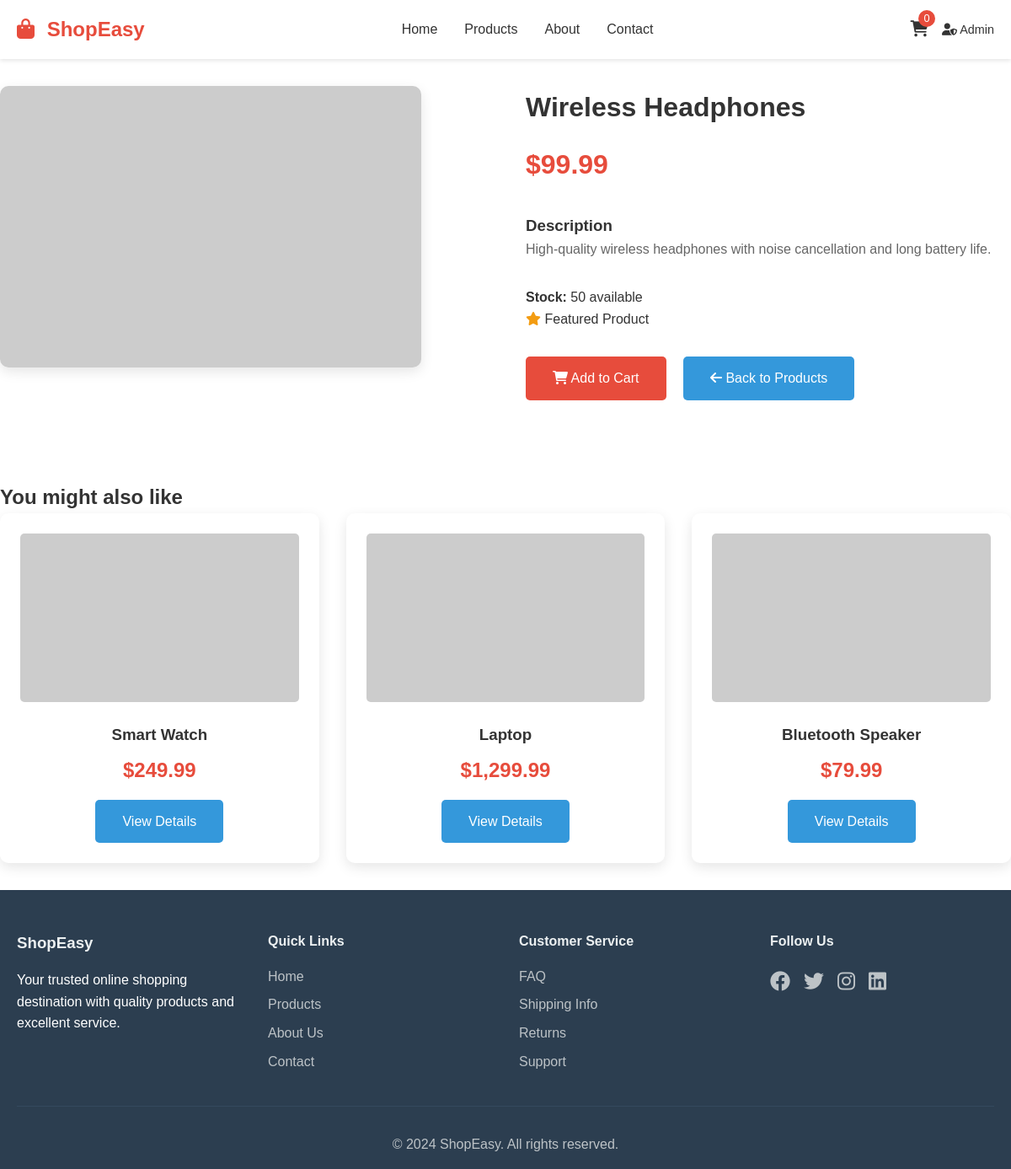
Screenshot of /product.php?id=1 with the database file from the repository.
### tables this page shows
CREATE TABLE products (
    id INT AUTO_INCREMENT PRIMARY KEY,
    name VARCHAR(255) NOT NULL,
    description TEXT,
    price DECIMAL(10, 2) NOT NULL,
    stock_quantity INT DEFAULT 0,
    image VARCHAR(255) DEFAULT 'assets/images/placeholder.jpg',
    featured BOOLEAN DEFAULT FALSE,
    created_at TIMESTAMP DEFAULT CURRENT_TIMESTAMP,
    updated_at TIMESTAMP DEFAULT CURRENT_TIMESTAMP ON UPDATE CURRENT_TIMESTAMP
);

### includes/functions.php (called while the page is built, shortened)
<?php
function getProductById($conn, $id) {
    $stmt = $conn->prepare("SELECT * FROM products WHERE id = ?");
    $stmt->execute([$id]);
    return $stmt->fetch(PDO::FETCH_ASSOC);
}
?>

### product.php (the view, shortened to what this page needs)
<?php
include 'config/database.php';
include 'includes/functions.php';
$product_id = isset($_GET['id']) ? (int)$_GET['id'] : 0;
$product = getProductById($conn, $product_id);
?>
<!DOCTYPE html>
<html lang="en">
<head>
    <link rel="stylesheet" href="assets/css/style.css">
    <link rel="stylesheet" href="https://cdnjs.cloudflare.com/ajax/libs/font-awesome/6.0.0/css/all.min.css">
</head>
<body>
    <?php include 'includes/header.php'; ?>
    <div class="container" style="padding: 2rem 0;">
        <div style="display: grid; grid-template-columns: 1fr 1fr; gap: 3rem; align-items: start;">
            <div>
                <img src="<?php echo $product['image']; ?>" alt="<?php echo htmlspecialchars($product['name']); ?>"
                     style="width: 100%; max-width: 500px; border-radius: 10px; box-shadow: 0 5px 15px rgba(0,0,0,0.1);">
            </div>
            <div>
                <h1><?php echo htmlspecialchars($product['name']); ?></h1>
                <p class="price" style="font-size: 2rem; margin: 1rem 0;">$<?php echo number_format($product['price'], 2); ?></p>
                <div style="margin: 2rem 0;">
                    <h3>Description</h3>
                    <p style="line-height: 1.6; color: #666;"><?php echo nl2br(htmlspecialchars($product['description'])); ?></p>
                </div>
                <div style="margin: 2rem 0;">
                    <p><strong>Stock:</strong> <?php echo $product['stock_quantity']; ?> available</p>
                    <?php if ($product['featured']): ?>
                        <p><i class="fas fa-star" style="color: #f39c12;"></i> Featured Product</p>
                    <?php endif; ?>
                </div>
                <div style="margin: 2rem 0;">
                    <?php if ($product['stock_quantity'] > 0): ?>
                        <a href="add_to_cart.php?id=<?php echo $product['id']; ?>" class="btn btn-primary" style="margin-right: 1rem;">
                            <i class="fas fa-shopping-cart"></i> Add to Cart
                        </a>
                    <?php else: ?>
                        <button class="btn" style="background: #95a5a6; color: white;" disabled>
                            <i class="fas fa-times"></i> Out of Stock
                        </button>
                    <?php endif; ?>
                    <a href="products.php" class="btn btn-secondary">
                        <i class="fas fa-arrow-left"></i> Back to Products
                    </a>
                </div>
            </div>
        </div>
        <div style="margin-top: 4rem;">
            <h2>You might also like</h2>
            <div class="products-grid">
                <?php
                $stmt = $conn->prepare("SELECT * FROM products WHERE id != ? ORDER BY RAND() LIMIT 3");
                $stmt->execute([$product_id]);
                $related_products = $stmt->fetchAll(PDO::FETCH_ASSOC);
                foreach ($related_products as $related): ?>
                <div class="product-card">
                    <img src="<?php echo $related['image']; ?>" alt="<?php echo htmlspecialchars($related['name']); ?>">
                    <h3><?php echo htmlspecialchars($related['name']); ?></h3>
                    <p class="price">$<?php echo number_format($related['price'], 2); ?></p>
                    <a href="product.php?id=<?php echo $related['id']; ?>" class="btn btn-secondary">View Details</a>
                </div>
                <?php endforeach; ?>
            </div>
        </div>
    </div>
    <?php include 'includes/footer.php'; ?>
</body>
</html>

### assets/css/style.css (style rules this page uses)
* { margin: 0; padding: 0; box-sizing: border-box; }
body { font-family: 'Arial', sans-serif; line-height: 1.6; color: #333; }
.container { max-width: 1200px; margin: 0 auto; padding: 0 20px; }
.btn { display: inline-block; padding: 0.8rem 2rem; text-decoration: none; border-radius: 5px; transition: all 0.3s; border: none; cursor: pointer; font-size: 1rem; }
.btn-primary { background: #e74c3c; color: white; }
.btn-secondary { background: #3498db; color: white; }
.products-grid { display: grid; grid-template-columns: repeat(auto-fit, minmax(300px, 1fr)); gap: 2rem; }
.product-card { background: white; border-radius: 10px; padding: 1.5rem; box-shadow: 0 5px 15px rgba(0,0,0,0.1); transition: transform 0.3s; text-align: center; }
.product-card img { width: 100%; height: 200px; object-fit: cover; border-radius: 5px; margin-bottom: 1rem; }
.product-card h3 { margin-bottom: 0.5rem; color: #333; }
.price { font-size: 1.5rem; font-weight: bold; color: #e74c3c; margin-bottom: 1rem; }

### rows the page displays
products: name "Wireless Headphones", price "99.99", description "High-quality wireless headphones with noise cancellation and long battery life.", stock_quantity "50"
products: name "Smart Watch", price "249.99"
products: name "Laptop", price "1,299.99"
products: name "Bluetooth Speaker", price "79.99"
